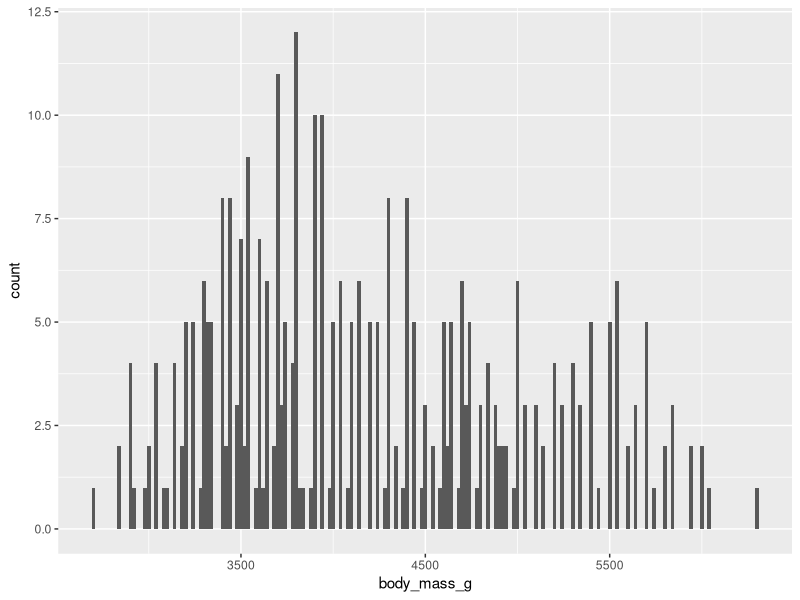
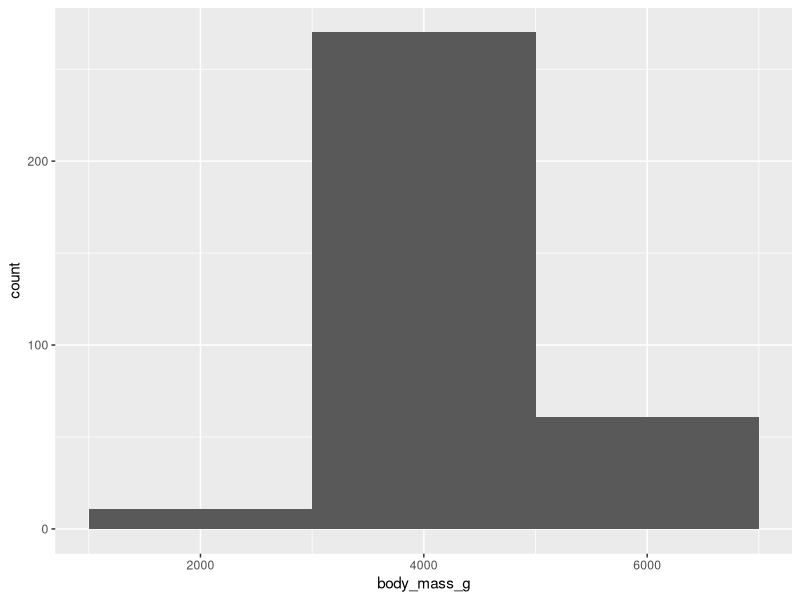

These charts were generated, in order, by the following R code:
library(palmerpenguins)
library(ggthemes)
library(ggplot2)
ggplot(penguins, aes(x = body_mass_g)) +
  geom_histogram(binwidth = 20)
ggplot(penguins, aes(x = body_mass_g)) +
  geom_histogram(binwidth = 2000)
